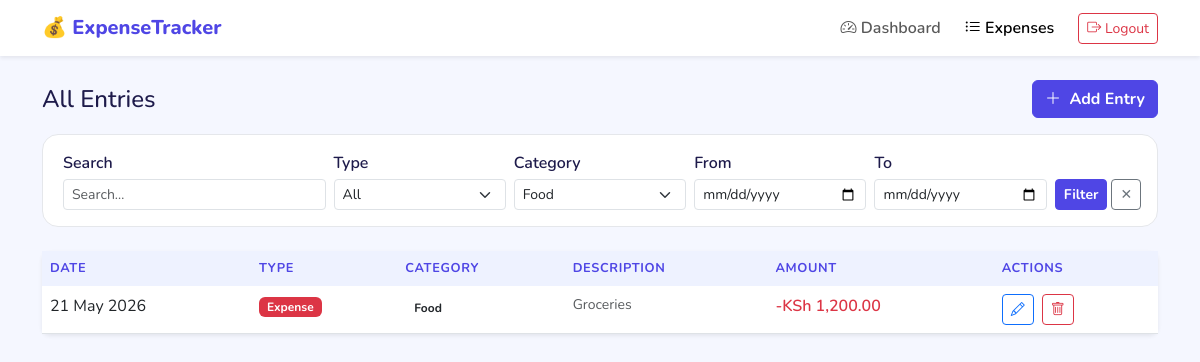
The page /pages/expenses.php?category=Food (signed in) on the database its author committed.
### tables this page shows
CREATE TABLE IF NOT EXISTS expenses (
    id          INT AUTO_INCREMENT PRIMARY KEY,
    user_id     INT          NOT NULL,
    type        ENUM('income','expense') NOT NULL DEFAULT 'expense',
    amount      DECIMAL(10,2) NOT NULL,
    category    VARCHAR(50)  NOT NULL,
    description VARCHAR(255) DEFAULT '',
    entry_date  DATE         NOT NULL,
    created_at  DATETIME DEFAULT CURRENT_TIMESTAMP,

     
    FOREIGN KEY (user_id) REFERENCES users(id) ON DELETE CASCADE
);

### includes/auth.php (called while the page is built, shortened)
<?php
function sanitize($data) {
    return htmlspecialchars(trim($data), ENT_QUOTES, 'UTF-8');
}
?>

### pages/expenses.php (the view, shortened to what this page needs)
<?php
require_once '../includes/config.php';
require_once '../includes/auth.php';
$user_id = (int)$_SESSION['user_id'];
$filter_category   = trim($_GET['category']   ?? '');
$filter_date_from  = trim($_GET['date_from']   ?? '');
$filter_date_to    = trim($_GET['date_to']     ?? '');
$where   = "WHERE user_id = ?";
$params  = [$user_id];
$types   = 'i';
if ($filter_category !== '') {
    $where  .= " AND category = ?";
    $types  .= 's';
    $params[] = $filter_category;
}
$stmt = $conn->prepare("SELECT * FROM expenses $where ORDER BY entry_date DESC, id DESC");
if (!empty($params)) {
    $stmt->bind_param($types, ...$params);
}
$stmt->execute();
$entries = $stmt->get_result();
$income_categories  = ['Salary','Freelance','Business','Investment','Other'];
$expense_categories = ['Food','Transport','Rent','Shopping','Entertainment','Utilities','Healthcare','Other'];
$all_categories     = array_unique(array_merge($income_categories, $expense_categories));
?>
<!DOCTYPE html>
<html lang="en">
<head>
    <link href="https://cdn.jsdelivr.net/npm/bootstrap@5.3.0/dist/css/bootstrap.min.css" rel="stylesheet">
    <link href="https://cdn.jsdelivr.net/npm/bootstrap-icons@1.10.5/font/bootstrap-icons.css" rel="stylesheet">
    <link href="../css/style.css" rel="stylesheet">
</head>
<body>
<nav class="navbar navbar-expand-lg navbar-light bg-white shadow-sm">
    <div class="container">
        <a class="navbar-brand" href="dashboard.php">💰 <span>ExpenseTracker</span></a>
        <div class="collapse navbar-collapse" id="navMenu">
            <ul class="navbar-nav ms-auto align-items-lg-center gap-2">
                <li class="nav-item"><a class="nav-link fw-semibold" href="dashboard.php"><i class="bi bi-speedometer2"></i> Dashboard</a></li>
                <li class="nav-item"><a class="nav-link active fw-semibold" href="expenses.php"><i class="bi bi-list-ul"></i> Expenses</a></li>
                <li class="nav-item ms-lg-2"><a class="btn btn-outline-danger btn-sm" href="logout.php"><i class="bi bi-box-arrow-right"></i> Logout</a></li>
            </ul>
        </div>
    </div>
</nav>
<div class="container py-4">
    <div class="d-flex justify-content-between align-items-center mb-3 flex-wrap gap-2">
        <h4 class="fw-800 mb-0">All Entries</h4>
        <button class="btn btn-primary" data-bs-toggle="modal" data-bs-target="#addModal">
            <i class="bi bi-plus-lg me-1"></i> Add Entry
        </button>
    </div>
    <div class="filter-bar mb-4">
        <form method="GET" class="row g-2 align-items-end">
            <div class="col-sm-6 col-md-3">
                <label class="form-label form-label-sm fw-semibold mb-1">Search</label>
                <input type="text" id="search" class="form-control form-control-sm" placeholder="Search…">
            </div>
            <div class="col-6 col-md-2">
                <label class="form-label form-label-sm fw-semibold mb-1">Type</label>
                <select name="type" class="form-select form-select-sm">
                    <option value="">All</option>
                </select>
            </div>
            <div class="col-6 col-md-2">
                <label class="form-label form-label-sm fw-semibold mb-1">Category</label>
                <select name="category" class="form-select form-select-sm">
                    <?php foreach ($all_categories as $cat): ?>
                        <option value="<?= sanitize($cat) ?>" <?= $filter_category===$cat ? 'selected':'' ?>><?= sanitize($cat) ?></option>
                    <?php endforeach; ?>
                </select>
            </div>
            <div class="col-6 col-md-2">
                <label class="form-label form-label-sm fw-semibold mb-1">From</label>
                <input type="date" name="date_from" class="form-control form-control-sm" value="<?= sanitize($filter_date_from) ?>">
            </div>
            <div class="col-6 col-md-2">
                <label class="form-label form-label-sm fw-semibold mb-1">To</label>
                <input type="date" name="date_to" class="form-control form-control-sm" value="<?= sanitize($filter_date_to) ?>">
            </div>
            <div class="col-sm-6 col-md-1 d-flex gap-1">
                <button class="btn btn-primary btn-sm flex-fill">Filter</button>
                <a href="expenses.php" class="btn btn-outline-secondary btn-sm" title="Clear">✕</a>
            </div>
        </form>
    </div>
    <div class="card border-0 shadow-sm rounded-3">
        <div class="table-responsive">
            <table class="table table-hover mb-0" id="expenses-table">
                <thead>
                    <tr>
                        <th>Date</th>
                        <th>Type</th>
                        <th>Category</th>
                        <th class="hide-sm">Description</th>
                        <th>Amount</th>
                        <th>Actions</th>
                    </tr>
                </thead>
                <tbody>
                <?php if ($entries->num_rows === 0): ?>
                    <tr>
                        <td colspan="6" class="text-center text-muted py-4">
                            No entries found. <a href="#" data-bs-toggle="modal" data-bs-target="#addModal">Add your first one!</a>
                        </td>
                    </tr>
                <?php else: ?>
                    <?php while ($row = $entries->fetch_assoc()): ?>
                        <tr>
                            <td><?= date('d M Y', strtotime($row['entry_date'])) ?></td>
                            <td><span class="badge bg-<?= $row['type'] === 'income' ? 'success' : 'danger' ?>"><?= ucfirst($row['type']) ?></span></td>
                            <td><span class="cat-badge"><?= sanitize($row['category']) ?></span></td>
                            <td class="hide-sm text-muted small"><?= sanitize($row['description']) ?></td>
                            <td class="fw-semibold text-<?= $row['type']==='income' ? 'success' : 'danger' ?>">
                                <?= $row['type']==='income' ? '+' : '-' ?>KSh <?= number_format($row['amount'],2) ?>
                            </td>
                            <td>
                                <button class="btn btn-outline-primary btn-sm"
                                    onclick="openEditModal(
                                        <?= $row['id'] ?>,
                                        '<?= $row['type'] ?>',
                                        '<?= $row['amount'] ?>',
                                        '<?= sanitize($row['category']) ?>',
                                        '<?= addslashes(sanitize($row['description'])) ?>',
                                        '<?= $row['entry_date'] ?>'
                                    )">
                                    <i class="bi bi-pencil"></i>
                                </button>
                                <button class="btn btn-outline-danger btn-sm ms-1" onclick="confirmDelete(<?= $row['id'] ?>)">
                                    <i class="bi bi-trash"></i>
                                </button>
                            </td>
                        </tr>
                    <?php endwhile; ?>
                <?php endif; ?>
                </tbody>
            </table>
        </div>
    </div>
</div>
</body>
</html>

### css/style.css (style rules this page uses)
:root { --primary: #4f46e5; --primary-lt: #eef2ff; --success: #10b981; --danger: #ef4444; --warning: #f59e0b; --text-dark: #1e1b4b; --text-muted: #6b7280; --bg: #f5f7ff; --card-bg: #ffffff; --border: #e5e7eb; }
body { font-family: 'Nunito', sans-serif; background: var(--bg); color: var(--text-dark); min-height: 100vh; }
a { text-decoration: none; }
.navbar-brand span { font-weight: 800; color: var(--primary); }
.cat-badge { font-size: .75rem; font-weight: 700; padding: .3em .75em; border-radius: 2em; white-space: nowrap; }
.table thead th { background: var(--primary-lt); color: var(--primary); font-weight: 700; font-size: .8rem; text-transform: uppercase; letter-spacing: .05em; border: none; }
.btn-primary { background: var(--primary); border-color: var(--primary); font-weight: 700; }
.filter-bar { background: #fff; border: 1px solid var(--border); border-radius: 1rem; padding: 1rem 1.25rem; margin-bottom: 1.5rem; }

### rows shown on the page
expenses: entry_date "21 May 2026", type "Expense", category "Food", description "Groceries", amount "1,200.00"

### other values the page prints
form field category "Food"
